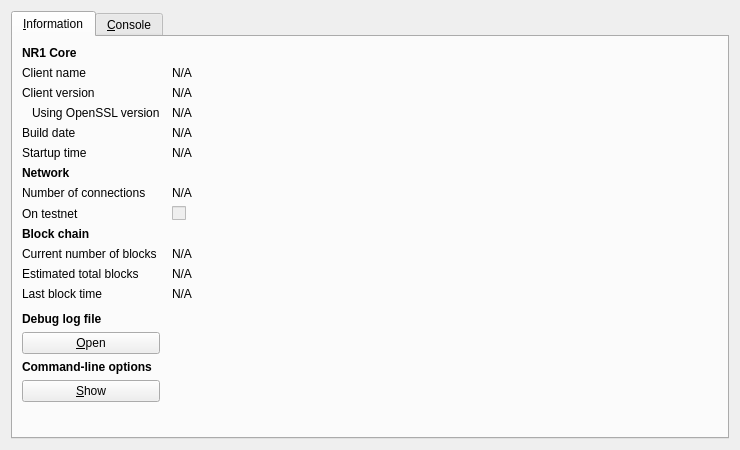
<?xml version="1.0" encoding="UTF-8"?>
<ui version="4.0">
 <class>RPCConsole</class>
 <widget class="QDialog" name="RPCConsole">
  <property name="geometry">
   <rect>
    <x>0</x>
    <y>0</y>
    <width>740</width>
    <height>450</height>
   </rect>
  </property>
  <property name="windowTitle">
   <string>NR1 - Debug window</string>
  </property>
  <layout class="QVBoxLayout" name="verticalLayout_2">
   <item>
    <widget class="QTabWidget" name="tabWidget">
     <property name="currentIndex">
      <number>0</number>
     </property>
     <widget class="QWidget" name="tab_info">
      <attribute name="title">
       <string>&amp;Information</string>
      </attribute>
      <layout class="QGridLayout" name="gridLayout" columnstretch="0,1">
       <property name="horizontalSpacing">
        <number>12</number>
       </property>
       <item row="0" column="0">
        <widget class="QLabel" name="label_9">
         <property name="font">
          <font>
           <weight>75</weight>
           <bold>true</bold>
          </font>
         </property>
         <property name="text">
          <string>NR1 Core</string>
         </property>
        </widget>
       </item>
       <item row="1" column="0">
        <widget class="QLabel" name="label_5">
         <property name="text">
          <string>Client name</string>
         </property>
        </widget>
       </item>
       <item row="1" column="1">
        <widget class="QLabel" name="clientName">
         <property name="cursor">
          <cursorShape>IBeamCursor</cursorShape>
         </property>
         <property name="text">
          <string>N/A</string>
         </property>
         <property name="textFormat">
          <enum>Qt::PlainText</enum>
         </property>
         <property name="textInteractionFlags">
          <set>Qt::LinksAccessibleByMouse|Qt::TextSelectableByKeyboard|Qt::TextSelectableByMouse</set>
         </property>
        </widget>
       </item>
       <item row="2" column="0">
        <widget class="QLabel" name="label_6">
         <property name="text">
          <string>Client version</string>
         </property>
        </widget>
       </item>
       <item row="2" column="1">
        <widget class="QLabel" name="clientVersion">
         <property name="cursor">
          <cursorShape>IBeamCursor</cursorShape>
         </property>
         <property name="text">
          <string>N/A</string>
         </property>
         <property name="textFormat">
          <enum>Qt::PlainText</enum>
         </property>
         <property name="textInteractionFlags">
          <set>Qt::LinksAccessibleByMouse|Qt::TextSelectableByKeyboard|Qt::TextSelectableByMouse</set>
         </property>
        </widget>
       </item>
       <item row="3" column="0">
        <widget class="QLabel" name="label_14">
         <property name="text">
          <string>Using OpenSSL version</string>
         </property>
         <property name="indent">
          <number>10</number>
         </property>
        </widget>
       </item>
       <item row="3" column="1">
        <widget class="QLabel" name="openSSLVersion">
         <property name="cursor">
          <cursorShape>IBeamCursor</cursorShape>
         </property>
         <property name="text">
          <string>N/A</string>
         </property>
         <property name="textFormat">
          <enum>Qt::PlainText</enum>
         </property>
         <property name="textInteractionFlags">
          <set>Qt::LinksAccessibleByMouse|Qt::TextSelectableByKeyboard|Qt::TextSelectableByMouse</set>
         </property>
        </widget>
       </item>
       <item row="4" column="0">
        <widget class="QLabel" name="label_12">
         <property name="text">
          <string>Build date</string>
         </property>
        </widget>
       </item>
       <item row="4" column="1">
        <widget class="QLabel" name="buildDate">
         <property name="cursor">
          <cursorShape>IBeamCursor</cursorShape>
         </property>
         <property name="text">
          <string>N/A</string>
         </property>
         <property name="textFormat">
          <enum>Qt::PlainText</enum>
         </property>
         <property name="textInteractionFlags">
          <set>Qt::LinksAccessibleByMouse|Qt::TextSelectableByKeyboard|Qt::TextSelectableByMouse</set>
         </property>
        </widget>
       </item>
       <item row="5" column="0">
        <widget class="QLabel" name="label_13">
         <property name="text">
          <string>Startup time</string>
         </property>
        </widget>
       </item>
       <item row="5" column="1">
        <widget class="QLabel" name="startupTime">
         <property name="cursor">
          <cursorShape>IBeamCursor</cursorShape>
         </property>
         <property name="text">
          <string>N/A</string>
         </property>
         <property name="textFormat">
          <enum>Qt::PlainText</enum>
         </property>
         <property name="textInteractionFlags">
          <set>Qt::LinksAccessibleByMouse|Qt::TextSelectableByKeyboard|Qt::TextSelectableByMouse</set>
         </property>
        </widget>
       </item>
       <item row="6" column="0">
        <widget class="QLabel" name="label_11">
         <property name="font">
          <font>
           <weight>75</weight>
           <bold>true</bold>
          </font>
         </property>
         <property name="text">
          <string>Network</string>
         </property>
        </widget>
       </item>
       <item row="7" column="0">
        <widget class="QLabel" name="label_7">
         <property name="text">
          <string>Number of connections</string>
         </property>
        </widget>
       </item>
       <item row="7" column="1">
        <widget class="QLabel" name="numberOfConnections">
         <property name="cursor">
          <cursorShape>IBeamCursor</cursorShape>
         </property>
         <property name="text">
          <string>N/A</string>
         </property>
         <property name="textFormat">
          <enum>Qt::PlainText</enum>
         </property>
         <property name="textInteractionFlags">
          <set>Qt::LinksAccessibleByMouse|Qt::TextSelectableByKeyboard|Qt::TextSelectableByMouse</set>
         </property>
        </widget>
       </item>
       <item row="8" column="0">
        <widget class="QLabel" name="label_8">
         <property name="text">
          <string>On testnet</string>
         </property>
        </widget>
       </item>
       <item row="8" column="1">
        <widget class="QCheckBox" name="isTestNet">
         <property name="enabled">
          <bool>false</bool>
         </property>
         <property name="text">
          <string/>
         </property>
        </widget>
       </item>
       <item row="9" column="0">
        <widget class="QLabel" name="label_10">
         <property name="font">
          <font>
           <weight>75</weight>
           <bold>true</bold>
          </font>
         </property>
         <property name="text">
          <string>Block chain</string>
         </property>
        </widget>
       </item>
       <item row="10" column="0">
        <widget class="QLabel" name="label_3">
         <property name="text">
          <string>Current number of blocks</string>
         </property>
        </widget>
       </item>
       <item row="10" column="1">
        <widget class="QLabel" name="numberOfBlocks">
         <property name="cursor">
          <cursorShape>IBeamCursor</cursorShape>
         </property>
         <property name="text">
          <string>N/A</string>
         </property>
         <property name="textFormat">
          <enum>Qt::PlainText</enum>
         </property>
         <property name="textInteractionFlags">
          <set>Qt::LinksAccessibleByMouse|Qt::TextSelectableByKeyboard|Qt::TextSelectableByMouse</set>
         </property>
        </widget>
       </item>
       <item row="11" column="0">
        <widget class="QLabel" name="label_4">
         <property name="text">
          <string>Estimated total blocks</string>
         </property>
        </widget>
       </item>
       <item row="11" column="1">
        <widget class="QLabel" name="totalBlocks">
         <property name="cursor">
          <cursorShape>IBeamCursor</cursorShape>
         </property>
         <property name="text">
          <string>N/A</string>
         </property>
         <property name="textFormat">
          <enum>Qt::PlainText</enum>
         </property>
         <property name="textInteractionFlags">
          <set>Qt::LinksAccessibleByMouse|Qt::TextSelectableByKeyboard|Qt::TextSelectableByMouse</set>
         </property>
        </widget>
       </item>
       <item row="12" column="0">
        <widget class="QLabel" name="label_2">
         <property name="text">
          <string>Last block time</string>
         </property>
        </widget>
       </item>
       <item row="12" column="1">
        <widget class="QLabel" name="lastBlockTime">
         <property name="cursor">
          <cursorShape>IBeamCursor</cursorShape>
         </property>
         <property name="text">
          <string>N/A</string>
         </property>
         <property name="textFormat">
          <enum>Qt::PlainText</enum>
         </property>
         <property name="textInteractionFlags">
          <set>Qt::LinksAccessibleByMouse|Qt::TextSelectableByKeyboard|Qt::TextSelectableByMouse</set>
         </property>
        </widget>
       </item>
       <item row="13" column="0">
        <spacer name="verticalSpacer_2">
         <property name="orientation">
          <enum>Qt::Vertical</enum>
         </property>
         <property name="sizeHint" stdset="0">
          <size>
           <width>20</width>
           <height>20</height>
          </size>
         </property>
        </spacer>
       </item>
       <item row="14" column="0">
        <widget class="QLabel" name="labelDebugLogfile">
         <property name="font">
          <font>
           <weight>75</weight>
           <bold>true</bold>
          </font>
         </property>
         <property name="text">
          <string>Debug log file</string>
         </property>
        </widget>
       </item>
       <item row="15" column="0">
        <widget class="QPushButton" name="openDebugLogfileButton">
         <property name="toolTip">
          <string>Open the NR1 debug log file from the current data directory. This can take a few seconds for large log files.</string>
         </property>
         <property name="text">
          <string>&amp;Open</string>
         </property>
         <property name="autoDefault">
          <bool>false</bool>
         </property>
        </widget>
       </item>
       <item row="16" column="0">
        <widget class="QLabel" name="labelCLOptions">
         <property name="font">
          <font>
           <weight>75</weight>
           <bold>true</bold>
          </font>
         </property>
         <property name="text">
          <string>Command-line options</string>
         </property>
        </widget>
       </item>
       <item row="17" column="0">
        <widget class="QPushButton" name="showCLOptionsButton">
         <property name="toolTip">
          <string>Show the NR1-Qt help message to get a list with possible NR1 command-line options.</string>
         </property>
         <property name="text">
          <string>&amp;Show</string>
         </property>
         <property name="autoDefault">
          <bool>false</bool>
         </property>
        </widget>
       </item>
       <item row="18" column="0">
        <spacer name="verticalSpacer">
         <property name="orientation">
          <enum>Qt::Vertical</enum>
         </property>
         <property name="sizeHint" stdset="0">
          <size>
           <width>20</width>
           <height>40</height>
          </size>
         </property>
        </spacer>
       </item>
      </layout>
     </widget>
     <widget class="QWidget" name="tab_console">
      <attribute name="title">
       <string>&amp;Console</string>
      </attribute>
      <layout class="QVBoxLayout" name="verticalLayout_3">
       <property name="spacing">
        <number>3</number>
       </property>
       <item>
        <widget class="QTextEdit" name="messagesWidget">
         <property name="minimumSize">
          <size>
           <width>0</width>
           <height>100</height>
          </size>
         </property>
         <property name="readOnly">
          <bool>true</bool>
         </property>
         <property name="tabKeyNavigation" stdset="0">
          <bool>false</bool>
         </property>
         <property name="columnCount" stdset="0">
          <number>2</number>
         </property>
        </widget>
       </item>
       <item>
        <layout class="QHBoxLayout" name="horizontalLayout">
         <property name="spacing">
          <number>3</number>
         </property>
         <item>
          <widget class="QLabel" name="label">
           <property name="text">
            <string notr="true">&gt;</string>
           </property>
          </widget>
         </item>
         <item>
          <widget class="QLineEdit" name="lineEdit"/>
         </item>
         <item>
          <widget class="QPushButton" name="clearButton">
           <property name="maximumSize">
            <size>
             <width>24</width>
             <height>24</height>
            </size>
           </property>
           <property name="toolTip">
            <string>Clear console</string>
           </property>
           <property name="text">
            <string/>
           </property>
           <property name="icon">
            <iconset resource="../bitcoin.qrc">
             <normaloff>:/icons/remove</normaloff>:/icons/remove</iconset>
           </property>
           <property name="shortcut">
            <string notr="true">Ctrl+L</string>
           </property>
           <property name="autoDefault">
            <bool>false</bool>
           </property>
          </widget>
         </item>
        </layout>
       </item>
      </layout>
     </widget>
    </widget>
   </item>
  </layout>
 </widget>
 <resources>
  <include location="../bitcoin.qrc"/>
 </resources>
 <connections/>
</ui>
